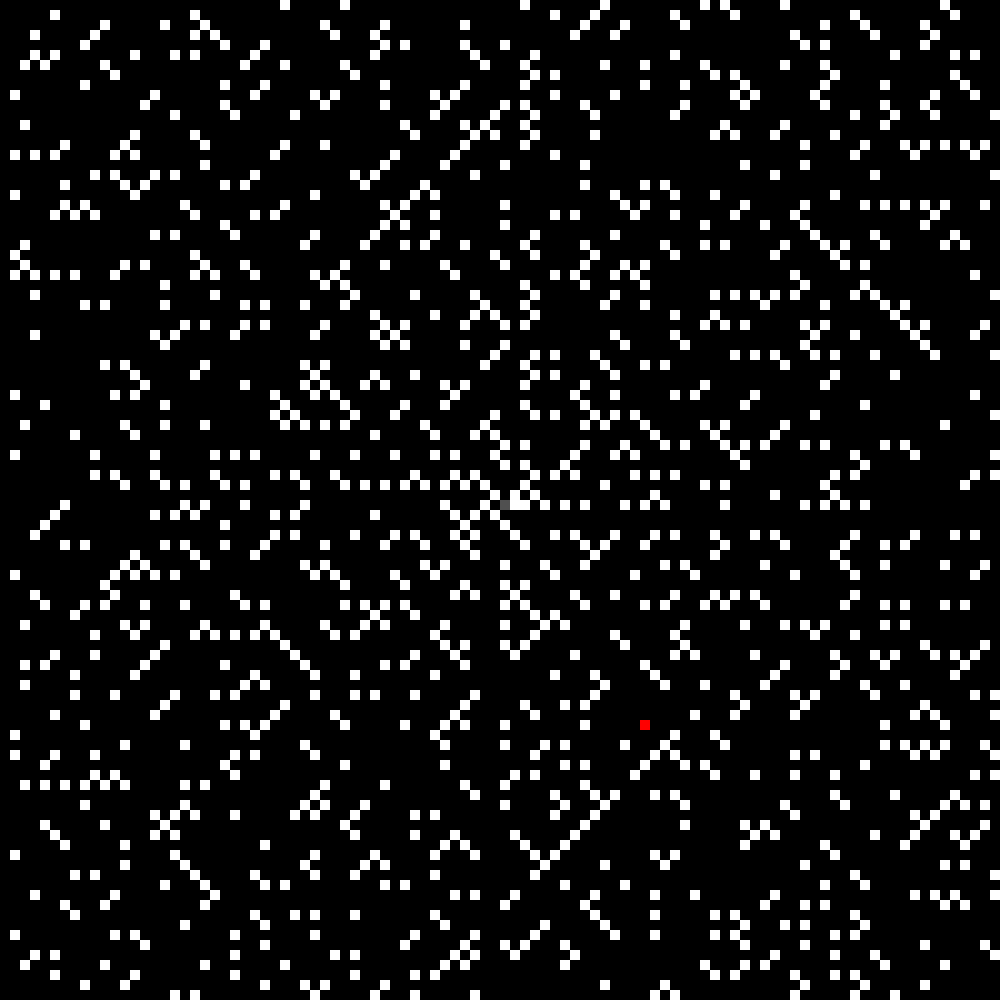
Frame 1 (no input)
Frame 2 (the mouse pressed at the canvas centre, redrawn once): identical to frame 1, image omitted

The Processing sketch that drew this single still picture (run headless with seeded random() and noise(); the mouse was pressed at the canvas centre and the sketch redrawn once):

// Processing sketch: PrimeSpiral
// ── PrimeSpiral.pde
/*
  Ulam Spiral

  [説明]
  キャンバスの中心がスタート(自然数の1から)
  初期の移動量(move)は1
  moveだけ移動したら方向を反時計回りに90度転換して行く
  (Processingの場合は +x -y -x +y ... の順に移動する)
  2回方向転換するたびに移動量(move)が1増える

  [処理]
  移動するたびにnをインクリメント
  nとmoveが等しくなったら方向転換し,nをリセット
  方向転換するたびにcdをインクリメント
  2回方向転換したら(cd % 2 == 0ならば)moveをインクリメント
  cdが増えると移動方向は +x -y -x +y ... の順に変化
 */



int rectWidth = 10;
int rectHeight = rectWidth;
int iterations = 10000;



void setup()
{
  size(1000, 1000);
  background(0);
  noStroke();
  noLoop();
}



void draw()
{
  int currentX = floor(width/2);
  int currentY = floor(height/2);

  int n = 0;
  int cd = 0;
  int move = 1;

  for (int i = 1; i <= iterations; i++)
  {
    drawPrimeDot(currentX, currentY, i);

    // Drawing Spiral.
    // For more details, read a comment above.
    if (n == move)
    {
      n = 0;
      cd = (cd + 1) % 4;
      if (cd % 2 == 0) move++;
    }

    switch (cd)
    {
      case 0: currentX += rectWidth;  break; // Right
      case 1: currentY -= rectHeight; break; // Up
      case 2: currentX -= rectWidth;  break; // Left
      case 3: currentY += rectHeight; break; // Down
    }

    n++;
  }
}



void drawPrimeDot(int x, int y, int n)
{
  if      (n == 1)     fill(80);        // Gray
  else if (n == 2017)  fill(255, 0, 0); // Red
  else if (isPrime(n)) fill(255);       // White
  else return;

  rect(x, y, rectWidth, rectHeight);
}



boolean isPrime(int n)
{
  if (n <= 1) return false;

  // Simple Primality Test : O(√n)
  for (int i = 2; i <= sqrt(n); i++)
  {
    if (n % i == 0) return false;
  }

  return true;
}



void keyPressed()
{
  switch (key)
  {
    case 's':
      save("primeSpiral.png");
      println("Saved as 'primeSpiral.png'");
      break;

    case 'q':
      exit();
      break;
  }
}
